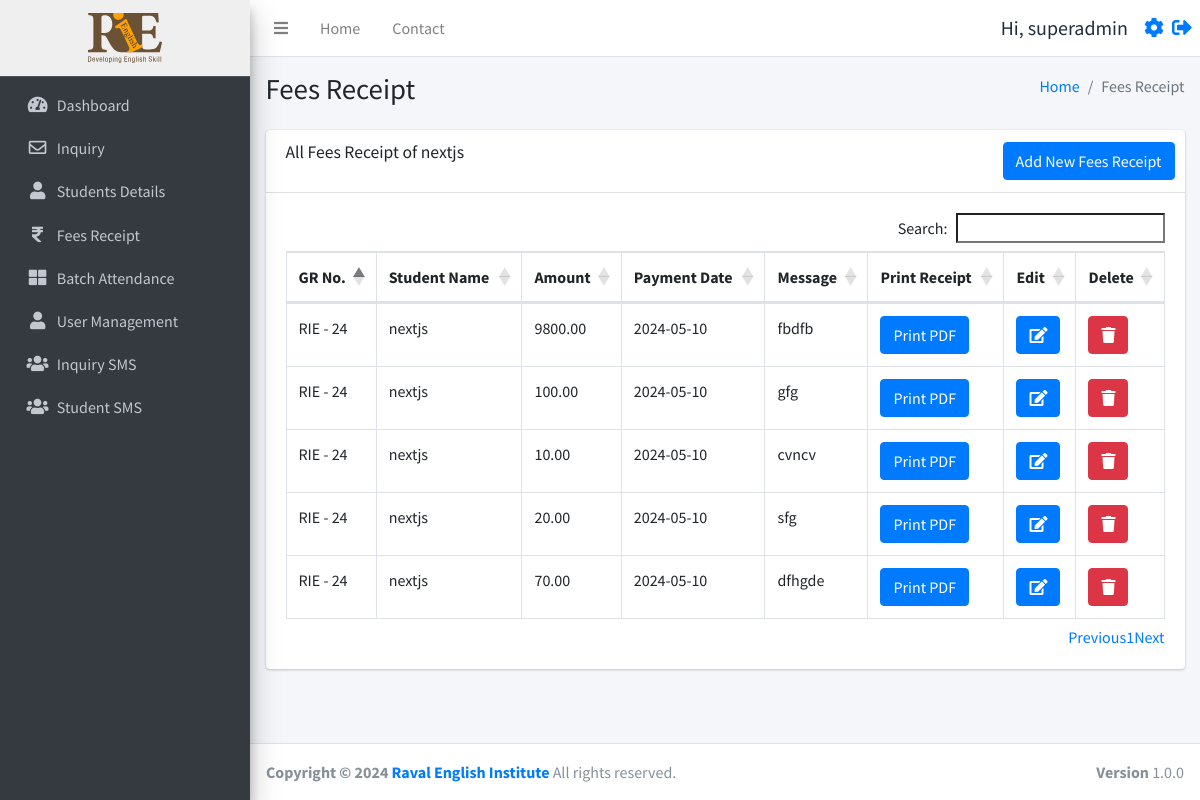
Page /fees_receipt.php?student_id=24 (signed in) on the earlier database version.
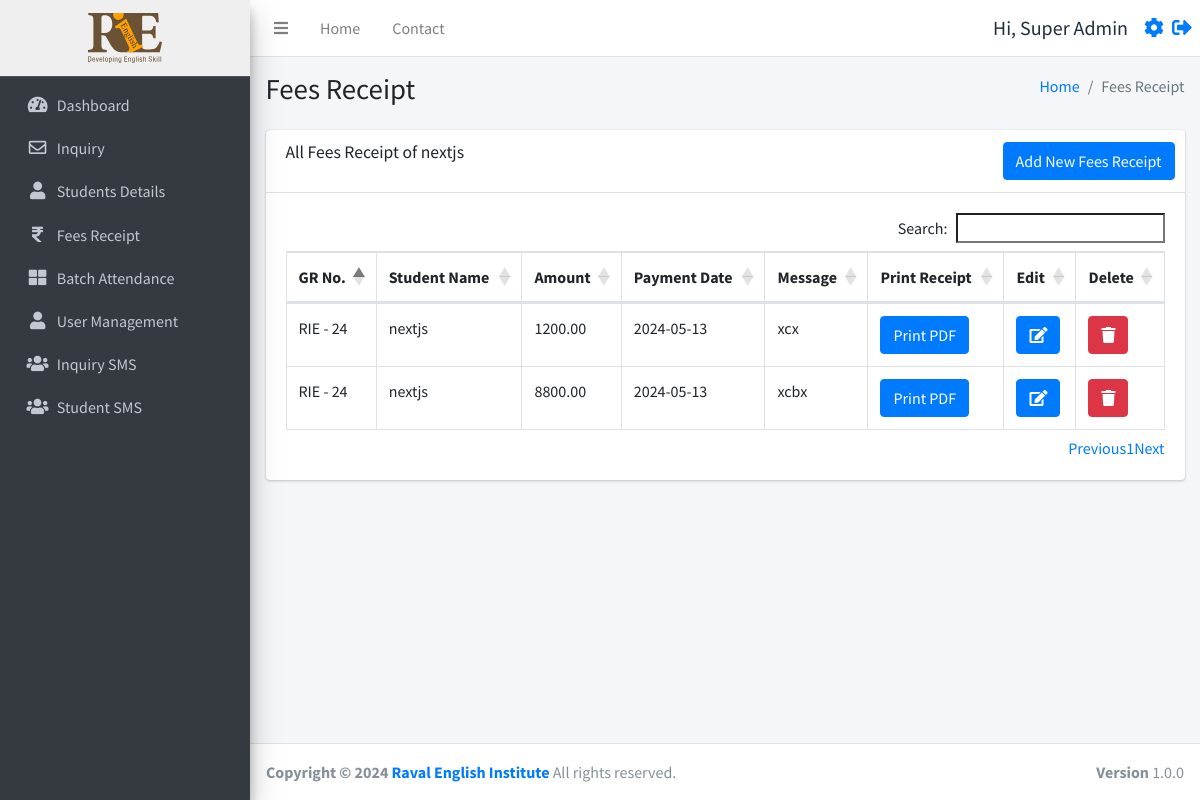
Same page on the later database version.
### tables this page shows
CREATE TABLE `users` (
  `id` int(11) NOT NULL,
  `username` varchar(255) NOT NULL,
  `fullname` varchar(255) NOT NULL,
  `email` varchar(255) NOT NULL,
  `mobile` varchar(15) NOT NULL,
  `password` varchar(255) NOT NULL,
  `status` int(11) NOT NULL,
  `created_at` timestamp NOT NULL DEFAULT current_timestamp()
);

CREATE TABLE `studentinfo` (
  `id` int(11) NOT NULL,
  `name` varchar(255) DEFAULT NULL,
  `batch` int(11) DEFAULT NULL,
  `batch_name` varchar(255) DEFAULT NULL,
  `father_name` varchar(255) DEFAULT NULL,
  `mother_name` varchar(255) DEFAULT NULL,
  `dob` date DEFAULT NULL,
  `gender` varchar(50) DEFAULT NULL,
  `mobile_number` varchar(15) DEFAULT NULL,
  `fee_status` int(10) DEFAULT NULL,
  `profession` varchar(100) DEFAULT NULL,
  `address` varchar(255) DEFAULT NULL,
  `admission_time` date DEFAULT NULL,
  `created_at` datetime NOT NULL DEFAULT current_timestamp(),
  `pending_fees` int(10) DEFAULT 0,
  `discount` int(10) NOT NULL,
  `total_fees` int(11) NOT NULL,
  `paid_fees` int(11) NOT NULL,
  `aadhar_number` varchar(20) DEFAULT NULL,
  `references` varchar(255) DEFAULT NULL,
  `joining_purpose` varchar(255) DEFAULT NULL,
  `extra_time_daily` varchar(50) DEFAULT NULL,
  `father_mobile_number` varchar(15) DEFAULT NULL,
  `mother_mobile_number` varchar(15) DEFAULT NULL,
  `father_profession` varchar(255) DEFAULT NULL,
  `work_place_address` varchar(255) DEFAULT NULL
);

CREATE TABLE `receipt` (
  `id` int(11) NOT NULL,
  `student_id` int(11) NOT NULL,
  `amount` decimal(10,2) NOT NULL,
  `payment_date` date NOT NULL,
  `message` varchar(255) DEFAULT NULL,
  `created_at` timestamp NOT NULL DEFAULT current_timestamp()
);

### function.php (called while the page is built, shortened)
<?php
require_once('db.php');
function selectFromTable($tableName, $columns, $whereConditions) {
    global $db;
    try {
        $sql = "SELECT " . implode(', ', $columns) . " FROM $tableName";
        if (!empty($whereConditions)) {
            $sql .= " WHERE " . implode(' AND ', array_map(function ($col) {
                return "$col = :$col";
            }, array_keys($whereConditions)));
        }
        $stmt = $db->prepare($sql);
        foreach ($whereConditions as $col => $value) {
            $stmt->bindValue(":$col", $value);
        }
        $stmt->execute();
        return $stmt->fetchAll(PDO::FETCH_ASSOC);
    } catch (PDOException $e) {
        return false;
    }
}
?>

### fees_receipt.php (the view, shortened to what this page needs)
<!DOCTYPE html>
<html lang="en">
<head>
</head>
<?php
include ('./header.php');
require_once 'function.php';
$studentId = $_GET['student_id'] ?? null;
$studentName = "";
$receipts = [];
if ($studentId) {
  $studentInfo = selectFromTable('studentinfo', ['name'], ['id' => $studentId]);
  $studentName = $studentInfo[0]['name'] ?? "Unknown Student";
  $receipts = selectFromTable('receipt', ['id', 'student_id', 'amount', 'payment_date', 'message'], ['student_id' => $studentId]);
}
$isSuperAdmin = isset($_SESSION['user_status']) && $_SESSION['user_status'] === 'super_admin';
$isAdmin = isset($_SESSION['user_status']) && $_SESSION['user_status'] === 'admin';
?>
<div class="content-wrapper">
  <div class="content-header">
    <div class="container-fluid">
      <div class="row mb-2">
        <div class="col-sm-6">
          <h1 class="m-0">Fees Receipt</h1>
        </div>
        <div class="col-sm-6">
          <ol class="breadcrumb float-sm-right">
            <li class="breadcrumb-item"><a href="./dashboard.php">Home</a></li>
            <li class="breadcrumb-item active">Fees Receipt</li>
          </ol>
        </div>
      </div>
    </div>
  </div>
  <section class="content">
    <div class="container-fluid">
      <div class="row">
        <div class="col-12">
          <div class="card">
            <div class="card-header">
              <h3 class="card-title">All Fees Receipt of <?php echo htmlspecialchars($studentName); ?></h3>
              <div class="card-tools">
                <a href="./feesform.php?student_id=<?php echo htmlspecialchars($studentId); ?>"
                  class="btn btn-primary">Add New Fees Receipt</a>
              </div>
            </div>
            <div class="card-body">
              <div class="table-responsive">
                <table id="example1" class="table table-bordered">
                  <thead>
                    <tr>
                      <th>GR No.</th>
                      <th>Student Name</th>
                      <th>Amount</th>
                      <th>Payment Date</th>
                      <th>Message</th>
                      <th>Print Receipt</th>
                      <?php if ($isSuperAdmin || $isAdmin): ?>
                        <th>Edit</th>
                      <?php endif; ?>
                      <?php if ($isSuperAdmin): ?>
                        <th>Delete</th>
                      <?php endif; ?>
                    </tr>
                  </thead>
                  <tbody>
                    <?php foreach ($receipts as $receipt): ?>
                      <tr>
                        <td>RIE - <?php echo htmlspecialchars($receipt['student_id']); ?></td>
                        <td><?php echo htmlspecialchars($studentName); ?></td>
                        <td><?php echo htmlspecialchars($receipt['amount']); ?></td>
                        <td><?php echo htmlspecialchars($receipt['payment_date']); ?></td>
                        <td><?php echo htmlspecialchars($receipt['message']); ?></td>
                        <?php if ($isSuperAdmin || $isAdmin): ?>
                          <td><button class="btn btn-primary" onclick="printPDF('<?php echo $receipt['id']; ?>')">Print
                              PDF</button></td>
                          <td><a href='javascript:void(0);' onclick="confirmEdit('<?php echo $receipt['id']; ?>')"
                              class='btn btn-primary'><i class='fas fa-edit'></i></a></td>
                        <?php endif; ?>
                        <?php if ($isSuperAdmin): ?>
                          <td><a href='javascript:void(0);' onclick="confirmDelete('<?php echo $receipt['id']; ?>')"
                              class='btn btn-danger'><i class='fas fa-trash'></i></a></td>
                        <?php endif; ?>
                      </tr>
                    <?php endforeach; ?>
                  </tbody>
                </table>
              </div>
            </div>
          </div>
        </div>
      </div>
    </div>
  </section>
</div>
<?php include ('./footer.php'); ?>

### header.php (shortened to what this page needs)
<?php
require_once 'db.php';
require_once ('function.php');
$user = selectFromTable('users', ['*'], ['id' => $_SESSION['user_id']]);
$user = $user[0];
$isFaculty = isset($_SESSION['user_status']) && $_SESSION['user_status'] === 'faculty';
$isAdmin = isset($_SESSION['user_status']) && $_SESSION['user_status'] === 'admin';
?>
<!DOCTYPE html>
<html lang="en">
<head>
  <link rel="stylesheet" href="./plugins/fontawesome-free/css/all.min.css">
  <link rel="stylesheet" href="https://code.ionicframework.com/ionicons/2.0.1/css/ionicons.min.css">
  <link rel="stylesheet" href="./plugins/icheck-bootstrap/icheck-bootstrap.min.css">
  <link rel="stylesheet" href="https://cdn.datatables.net/1.10.19/css/dataTables.bootstrap4.min.css">
  <link rel="stylesheet" href="./asset/css/adminlte.min.css">
  <link rel="stylesheet" href="./asset/css/style.css">
</head>
<body class="hold-transition sidebar-mini layout-fixed">
  <div class="wrapper">
    <nav class="main-header navbar navbar-expand navbar-white navbar-light sticky-top">
      <ul class="navbar-nav">
        <li class="nav-item">
          <a class="nav-link" data-widget="pushmenu" href="#" role="button"><i class="fas fa-bars"></i></a>
        </li>
        <li class="nav-item d-none d-sm-inline-block">
          <a href="./dashboard.php" class="nav-link">Home</a>
        </li>
        <li class="nav-item d-none d-sm-inline-block">
          <a href="#" class="nav-link">Contact</a>
        </li>
      </ul>
      <ul class="navbar-nav ml-auto">
        <li class="nav-item d-flex align-items-center">
          <span class="mr-3" style="font-size:20px;">Hi, <?php echo $user['fullname']; ?></span>
          <a href="./profile.php" style="font-size:20px;" class="d-block mr-2"><i class="fas fa-cog"></i></a>
          <a href="./logout.php" style="font-size:20px;"><i class="fas fa-sign-out-alt"></i></a>
        </li>
      </ul>
    </nav>
    <aside class="main-sidebar sidebar-dark-primary elevation-4">
      <a href="./dashboard.php" class="brand-link" style="text-align:center;background:#efefef;">
        <img src="./asset/img/logo.svg" alt="RIE logo Logo" style="height:50px;">
      </a>
      <div class="sidebar">
        <nav class="mt-2">
          <ul class="nav nav-pills nav-sidebar flex-column" data-widget="treeview" role="menu" data-accordion="false">
            <?php if (!$isFaculty): ?>
              <li class="nav-item">
                <a href="./dashboard.php" class="nav-link
            <?php if (strpos($_SERVER['REQUEST_URI'], 'dashboard.php') !== false) {
              echo "active";
            } ?>">
                  <i class="nav-icon fas fa-tachometer-alt"></i>
                  <p>
                    Dashboard
                  </p>
                </a>
              </li>
              <li class="nav-item">
                <a href="./inquiry.php" class="nav-link
            <?php if (strpos($_SERVER['REQUEST_URI'], 'inquiry.php') !== false) {
              echo "active";
            } ?>">
                  <i class="nav-icon far fa-envelope"></i>
                  <p>
                    Inquiry
                  </p>
                </a>
              <li class="nav-item">
                <a href="./studentsdetails.php" class="nav-link
            <?php if (strpos($_SERVER['REQUEST_URI'], 'studentsdetails.php') !== false) {
              echo "active";
            } ?>">
                  <i class="nav-icon fas fa-user"></i>
                  <p>
                    Students Details
                  </p>
                </a>
              </li>
              <li class="nav-item">
                <a href="./fees.php" class="nav-link
            <?php if (strpos($_SERVER['REQUEST_URI'], 'fees.php') !== false) {
              echo "active";
            } ?>">
                  <i class="nav-icon fas fa-rupee-sign"></i>
                  <p>
                    Fees Receipt
                  </p>
                </a>
              </li>
            <?php endif; ?>
            <li class="nav-item">
              <a href="./batch.php" class="nav-link
            <?php if (strpos($_SERVER['REQUEST_URI'], 'batch.php') !== false) {
              echo "active";
            } ?>">
                <i class="nav-icon fas fa-th-large"></i>
                <p>
                  Batch Attendance
                </p>
              </a>
            </li>
            <?php if (!$isFaculty && !$isAdmin): ?>
              <li class="nav-item">
                <a href="./user_management.php" class="nav-link
            <?php if (strpos($_SERVER['REQUEST_URI'], 'user_management.php') !== false) {
              echo "active";
            } ?>">
                  <i class="nav-icon fas fa-user"></i>
                  <p>
                  User Management
                  </p>
                </a>
              </li>
            <?php endif; ?>
            <?php if (!$isFaculty): ?>
              <li class="nav-item">
                <a href="./inquirysms.php" class="nav-link
            <?php if (strpos($_SERVER['REQUEST_URI'], 'inquirysms.php') !== false) {
              echo "active";
            } ?>">
                  <i class="nav-icon fas fa-users"></i>
                  <p>
                    Inquiry SMS
                  </p>
                </a>
              </li>
              <li class="nav-item">
                <a href="./studentsms.php" class="nav-link
            <?php if (strpos($_SERVER['REQUEST_URI'], 'studentsms.php') !== false) {
              echo "active";
            } ?>">
                  <i class="nav-icon fas fa-users"></i>
                  <p>
                    Student SMS
                  </p>
                </a>
              </li>
            <?php endif; ?>
          </ul>
        </nav>
      </div>
    </aside>

### footer.php (shortened to what this page needs)
</div>
<footer class="main-footer">
    <strong>Copyright &copy; 2024 <a href="https://ravalenglishinstitute.com/" target="_blank">Raval English Institute</a></strong>
    All rights reserved.
    <div class="float-right d-none d-sm-inline-block">
      <b>Version</b> 1.0.0
    </div>
  </footer>
</body>
</html>

### header.php (style rules this page uses)
table thead tr { border: 2px solid #dee2e6 }
table thead { position: sticky; top: 0; background-color: white; }

Differences in the rows shown:
removed receipt: student "24", student.name "nextjs", amount "9800.00", payment_date "2024-05-10", message "fbdfb"
removed receipt: student "24", student.name "nextjs", amount "100.00", payment_date "2024-05-10", message "gfg"
removed receipt: student "24", student.name "nextjs", amount "10.00", payment_date "2024-05-10", message "cvncv"
removed receipt: student "24", student.name "nextjs", amount "20.00", payment_date "2024-05-10", message "sfg"
removed receipt: student "24", student.name "nextjs", amount "70.00", payment_date "2024-05-10", message "dfhgde"
changed users: fullname "superadmin" → "Super Admin"
added receipt: student "24", student.name "nextjs", amount "1200.00", payment_date "2024-05-13", message "xcx"
added receipt: student "24", student.name "nextjs", amount "8800.00", payment_date "2024-05-13", message "xcbx"
